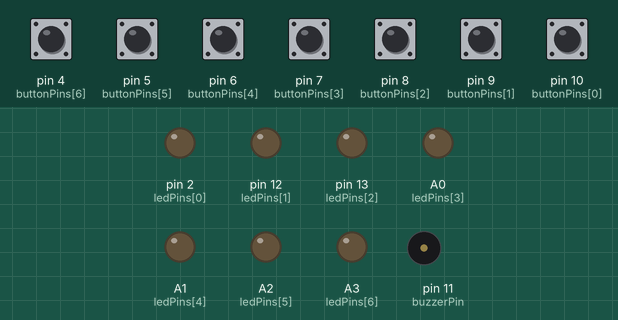
Simulated run of this sketch. Board: Arduino Uno, built with avr-gcc and run on an emulated ATmega328P. Shown: output pins drawn as LEDs (lit = HIGH), buzzer (waves = sounding). Inputs (shaded band) come from the test bench; at power-on: pin 4 (buttonPins[6]), pin 5 (buttonPins[5]), pin 6 (buttonPins[4]), pin 7 (buttonPins[3]), pin 8 (buttonPins[2]), pin 9 (buttonPins[1]), pin 10 (buttonPins[0]) HIGH.

Above: at 1.2 s.
1.3 s: pin 4 (buttonPins[6]) pulled LOW for 1 s
At 1.8 s:
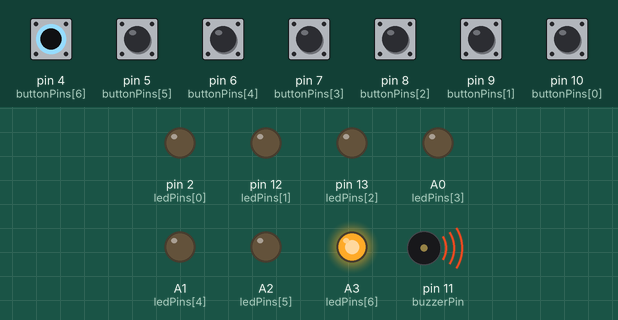
4.3 s: pin 5 (buttonPins[5]) pulled LOW for 0.15 s
At 4.4 s:
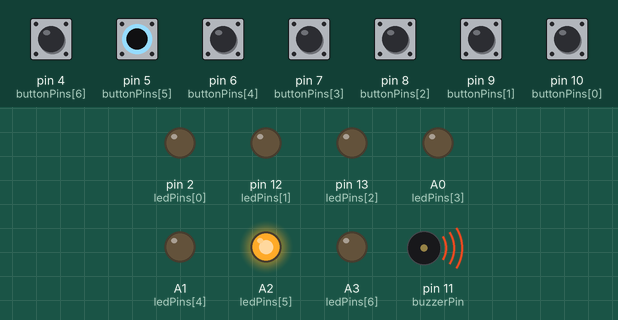
6.0 s: pin 6 (buttonPins[4]) pulled LOW for 0.15 s
At 6.1 s:
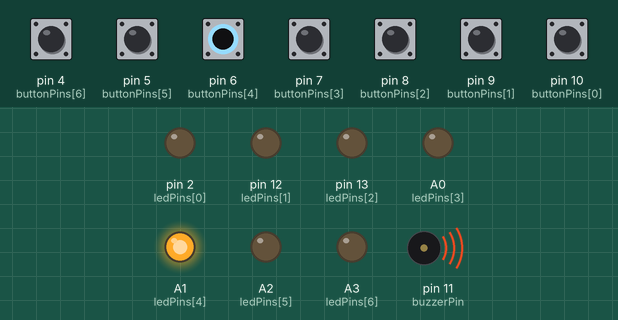
7.7 s: pin 7 (buttonPins[3]) pulled LOW for 0.15 s
At 7.8 s:
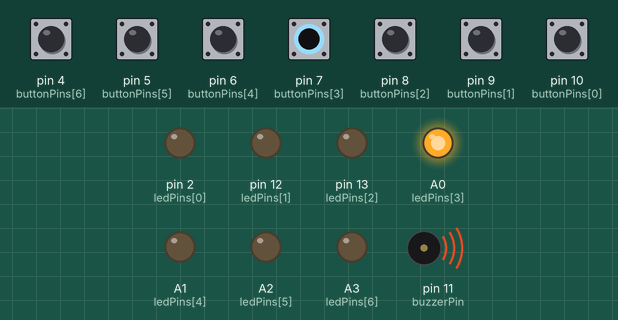
9.4 s: pin 8 (buttonPins[2]) pulled LOW for 0.15 s
At 9.5 s:
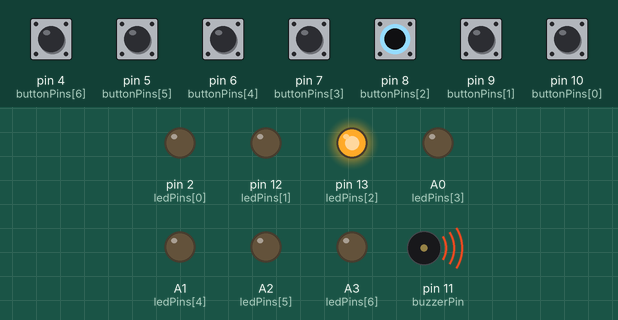
11.1 s: pin 9 (buttonPins[1]) pulled LOW for 0.15 s
At 11.2 s:
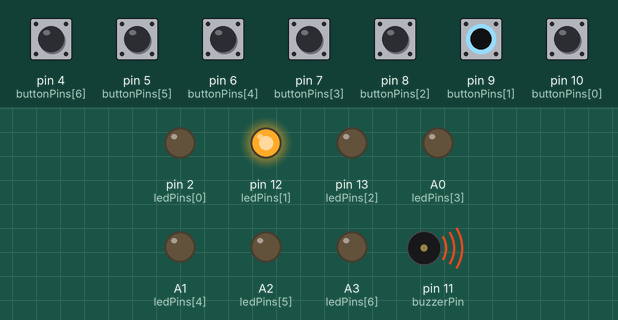
Timing chart, 0 to 13.8 s (numbered marks = the images above; inputs shaded):
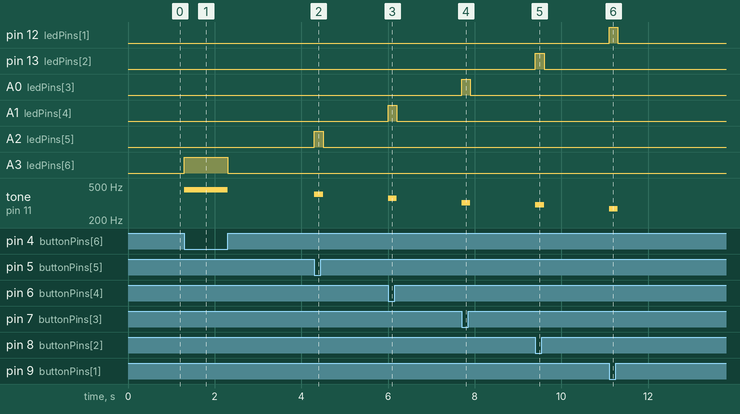

Measured:
- after the input at 1.3 s, A3 (ledPins[6]): LOW → HIGH at once, → LOW 1.0 s later; tone on pin 11 (buzzerPin): silent → 450 Hz at once, → silent 1.0 s later
- after the input at 4.3 s, A2 (ledPins[5]): LOW → HIGH at once, → LOW 0.20 s later; tone on pin 11 (buzzerPin): silent → 400 Hz at once, → silent 0.20 s later
- after the input at 6.0 s, A1 (ledPins[4]): LOW → HIGH at once, → LOW 0.20 s later; tone on pin 11 (buzzerPin): silent → 360 Hz at once, → silent 0.20 s later
- after the input at 7.7 s, A0 (ledPins[3]): LOW → HIGH at once, → LOW 0.20 s later; tone on pin 11 (buzzerPin): silent → 320 Hz at once, → silent 0.20 s later
- after the input at 9.4 s, pin 13 (ledPins[2]): LOW → HIGH at once, → LOW 0.20 s later; tone on pin 11 (buzzerPin): silent → 300 Hz at once, → silent 0.20 s later
- after the input at 11.1 s, pin 12 (ledPins[1]): LOW → HIGH at once, → LOW 0.20 s later; tone on pin 11 (buzzerPin): silent → 270 Hz at once, → silent 0.20 s later

The sketch:

Mini_Piano.ino
```cpp
const int buttonPins[] = {10 , 9, 8,7 , 6, 5, 4}; // Pins for the push buttons
const int ledPins[] = {2, 12, 13, A0, A1, A2, A3}; // Pins for the LEDs
const int buzzerPin = 11; // Pin for the buzzer

const int notes[] = {240, 270, 300, 320, 360, 400, 450}; // freuqncy in Hz for Notes (C, D, E, F, G, A, B)
const int noteDuration = 100; // Duration of each note (in milliseconds)

void setup() {
  for (int i = 0; i < 7; i++) {
    pinMode(buttonPins[i], INPUT_PULLUP); // Set the button pins as INPUT with internal pull-up resistors
    pinMode(ledPins[i], OUTPUT); // Set the LED pins as OUTPUT
  }
  pinMode(buzzerPin, OUTPUT); // Set the buzzer pin as OUTPUT
}

void loop() {
  for (int i = 0; i < 7; i++) {
    if (digitalRead(buttonPins[i]) == LOW) {

      // Button is pressed
      digitalWrite(ledPins[i], HIGH); // Turn on the corresponding LED

      playTone(notes[i], noteDuration); // Play the note using the playtone function

      digitalWrite(ledPins[i], LOW); // Turn off the LED

      delay(0); // Debounce delay to prevent multiple notes from playing
    }
  }
}

//creating the PlayTone Function
void playTone(int note, int duration) {

  tone(buzzerPin, note, duration); // Play the note on the buzzer

  delay(duration); // Delay for note duration

  noTone(buzzerPin); // Turn off the buzzer
}
```
